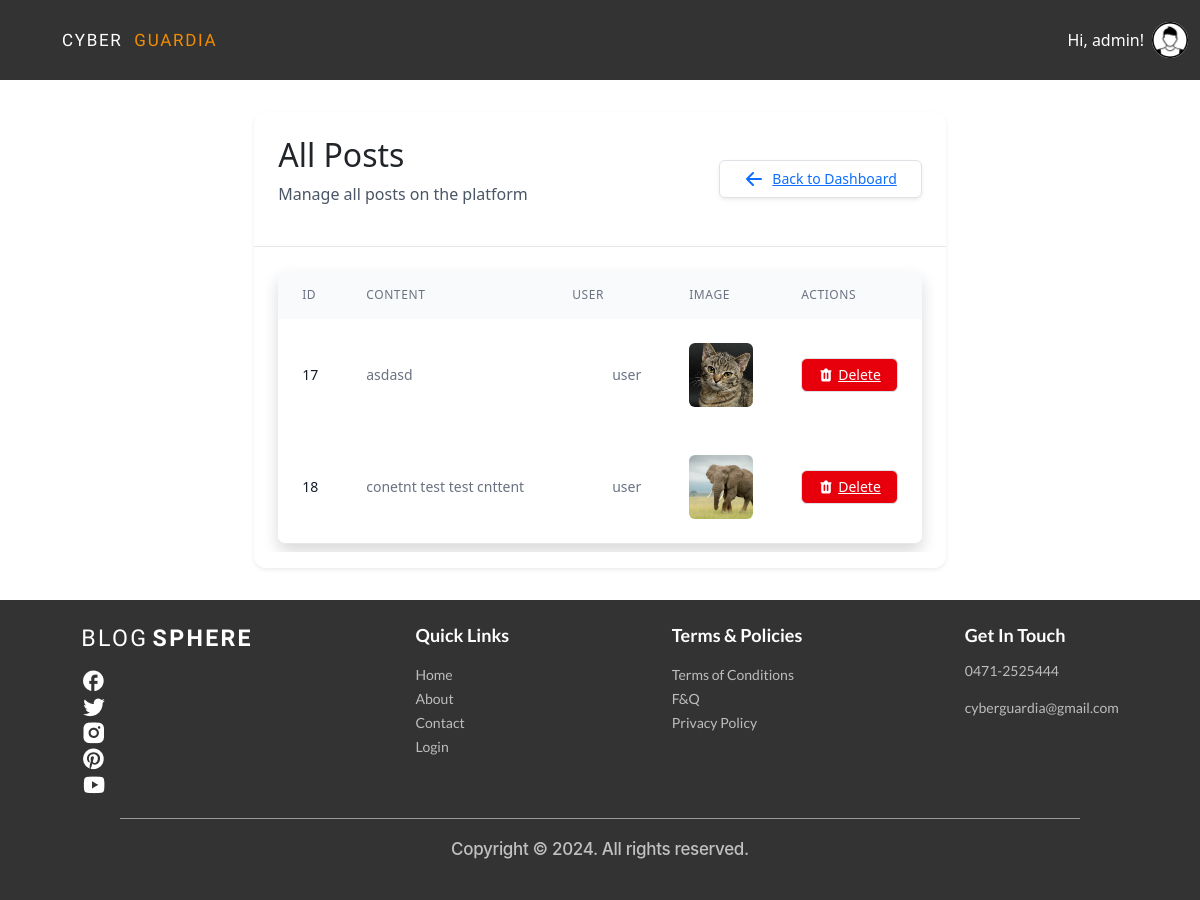
The app's page /admin_panel/posts/ (signed in) with its own data.
### account/models.py (models this page shows)
class User(AbstractUser):
    USER_TYPE_CHOICES = (
        ('normal', 'Normal User'),
        ('advertiser', 'Advertiser'),
    )
    user_type = models.CharField(max_length=20, choices=USER_TYPE_CHOICES, default='normal')

### posts/models.py (models this page shows, shortened)
class Post(models.Model):
    user = models.ForeignKey(User, on_delete=models.CASCADE)
    title = models.CharField(max_length=255, blank=True)
    content = models.TextField(blank=True)
    location = models.CharField(max_length=255, blank=True)
    image = models.ImageField(upload_to='post_images/', blank=True, null=True)
    created_at = models.DateTimeField(auto_now_add=True)

### admin_panel/views.py (the view)
# urls.py: path('posts/', views.all_posts, name='all_posts'),
@never_cache
@login_required
@user_passes_test(is_admin)
def all_posts(request):
    posts = Post.objects.all()
    return render(request, 'admin_panel/all_posts.html', {'posts': posts})

### admin_panel/views.py (called while the page is built)
def is_admin(user):
    return user.is_superuser

### admin_panel/templates/admin_panel/all_posts.html (shortened to what this page needs)
{% extends "base.html" %}
{% block content %}
<div class="max-w-7xl mx-auto px-4 sm:px-6 lg:px-8 py-8">
    <div class="bg-white dark:bg-gray-800 rounded-xl shadow-sm overflow-hidden">
        <div class="p-6 border-b border-gray-200 dark:border-gray-700 flex justify-between items-center">
            <div>
                <h2 class="text-2xl font-bold text-gray-900 dark:text-white">All Posts</h1>
                <p class="text-gray-600 dark:text-gray-400">Manage all posts on the platform</p>
            </div>
            <div>
                <a href="{% url 'admin_dashboard' %}" class="inline-flex items-center px-4 py-2 border border-gray-300 dark:border-gray-600 rounded-md shadow-sm text-sm font-medium text-gray-700 dark:text-gray-300 bg-white dark:bg-gray-800 hover:bg-gray-50 dark:hover:bg-gray-700 focus:outline-none focus:ring-2 focus:ring-offset-2 focus:ring-primary-500">
                    <svg xmlns="http://www.w3.org/2000/svg" class="h-5 w-5 mr-2" viewBox="0 0 20 20" fill="currentColor">
                        <path fill-rule="evenodd" d="M9.707 16.707a1 1 0 01-1.414 0l-6-6a1 1 0 010-1.414l6-6a1 1 0 011.414 1.414L5.414 9H17a1 1 0 110 2H5.414l4.293 4.293a1 1 0 010 1.414z" clip-rule="evenodd" />
                    </svg>
                    Back to Dashboard
                </a>
            </div>
        </div>
        <div class="p-6">
            <div class="flex flex-col">
                <div class="-my-2 overflow-x-auto sm:-mx-6 lg:-mx-8">
                    <div class="py-2 align-middle inline-block min-w-full sm:px-6 lg:px-8">
                        <div class="shadow overflow-hidden border-b border-gray-200 dark:border-gray-700 sm:rounded-lg">
                            <table class="min-w-full divide-y divide-gray-200 dark:divide-gray-700">
                                <thead class="bg-gray-50 dark:bg-gray-900">
                                    <tr>
                                        <th scope="col" class="px-6 py-3 text-left text-xs font-medium text-gray-500 dark:text-gray-400 uppercase tracking-wider">ID</th>
                                        <th scope="col" class="px-6 py-3 text-left text-xs font-medium text-gray-500 dark:text-gray-400 uppercase tracking-wider">Content</th>
                                        <th scope="col" class="px-6 py-3 text-left text-xs font-medium text-gray-500 dark:text-gray-400 uppercase tracking-wider">User</th>
                                        <th scope="col" class="px-6 py-3 text-left text-xs font-medium text-gray-500 dark:text-gray-400 uppercase tracking-wider">Image</th>
                                        <th scope="col" class="px-6 py-3 text-left text-xs font-medium text-gray-500 dark:text-gray-400 uppercase tracking-wider">Actions</th>
                                    </tr>
                                </thead>
                                <tbody class="bg-white dark:bg-gray-800 divide-y divide-gray-200 dark:divide-gray-700">
                                    {% for post in posts %}
                                    <tr class="hover:bg-gray-50 dark:hover:bg-gray-700 transition-colors duration-150">
                                        <td class="px-6 py-4 whitespace-nowrap text-sm font-medium text-gray-900 dark:text-white">{{ post.id }}</td>
                                        <td class="px-6 py-4 text-sm text-gray-500 dark:text-gray-400 max-w-md truncate">{{ post.content }}</td>
                                        <td class="px-6 py-4 whitespace-nowrap text-sm text-gray-500 dark:text-gray-400">
                                            <div class="flex items-center">
                                                <div class="h-8 w-8 rounded-full bg-primary-500 flex items-center justify-center text-white font-semibold mr-2">
                                                </div>
                                                <span>{{ post.user.username }}</span>
                                            </div>
                                        </td>
                                        <td class="px-6 py-4 whitespace-nowrap text-sm text-gray-500 dark:text-gray-400">
                                            {% if post.image %}
                                            <img class="h-16 w-16 rounded-md object-cover" src="{{ post.image.url }}" alt="Post image">
                                            {% else %}
                                            <span class="text-gray-400 dark:text-gray-500">No image</span>
                                            {% endif %}
                                        </td>
                                        <td class="px-6 py-4 whitespace-nowrap text-sm font-medium">
                                            <a href="{% url 'delete_post' post.id %}" class="inline-flex items-center px-3 py-2 border border-transparent text-sm leading-4 font-medium rounded-md text-white bg-red-600 hover:bg-red-700 focus:outline-none focus:ring-2 focus:ring-offset-2 focus:ring-red-500">
                                                Delete
                                            </a>
                                        </td>
                                    </tr>
                                    {% empty %}
                                    <tr>
                                        <td colspan="5" class="px-6 py-4 text-center text-sm text-gray-500 dark:text-gray-400">No posts found</td>
                                    </tr>
                                    {% endfor %}
                                </tbody>
                            </table>
                        </div>
                    </div>
                </div>
            </div>
        </div>
    </div>
</div>
{% endblock %}

### templates/base.html (shortened to what this page needs)
{% load static %}
<!doctype html>
<html>
    <head>
        <script src="https://cdn.jsdelivr.net/npm/@tailwindcss/browser@4"></script>
        <link
            rel="stylesheet"
            href="https://cdnjs.cloudflare.com/ajax/libs/font-awesome/6.0.0/css/all.min.css"
        />
        <link
            href="https://cdn.jsdelivr.net/npm/bootstrap@5.3.3/dist/css/bootstrap.min.css"
            rel="stylesheet"
        />
        <link
            rel="stylesheet"
            href="https://cdnjs.cloudflare.com/ajax/libs/font-awesome/6.7.2/css/fontawesome.min.css"
        />
        <link
            href="https://cdn.jsdelivr.net/npm/bootstrap-icons/font/bootstrap-icons.css"
            rel="stylesheet"
        />
        <link rel="stylesheet" href="{% static 'css/index.css' %}" />
        <link rel="stylesheet" href="font.css" />
    </head>
    <body class="min-h-screen flex flex-col">
        <nav class="navbar navbar-expand-sm">
            <div class="container-fluid">
                <a class="navbar-brand logo" href="{% url 'home' %}">
                    <span class="logo_Blog_Color">CYBER</span>&nbsp;
                    <span class="logo_color">GUARDIA</span>
                </a>
                <div class="d-flex ms-auto">
                    {% if request.user.is_authenticated %}
                    <div class="relative" id="profile-dropdown">
                        <button onclick="toggleProfileMenu()" class="flex items-center gap-2 hover:text-orange-500 transition-colors cursor-pointer">
                            <div class="flex items-center gap-2">
                                <span class="nav-link navbar_links">Hi, {{user.username}}!</span>
                                <img src="{% if user.profile.profile_image %}{{ user.profile.profile_image.url }}{% else %}{% static 'Images/images.png' %}{% endif %}" alt="Profile" class="w-9 h-9 rounded-full"/>
                            </div>
                        </button>
                    </div>
                    {% endif %}
                </div>
            </div>
        </nav>
        {% block content %}
        {% endblock content %}
        <div class="footerBG mt-auto py-4">
            <div class="footerComponents">
                <div class="footer_sec_one">
                    <p>
                        <span class="footer_blog_color">BLOG</span>
                        <span class="footer_sphere_color">SPHERE</span>
                    </p>
                    <div class="footerIcons">
                        <a href="https://www.facebook.com/login/" target="_blank" rel="noopener noreferrer">
                            <img class="IconSpacing" src="{% static 'Images/fb.png' %}" alt="Facebook"/>
                        </a>
                        <a href="https://x.com/i/flow/login?lang=en&mx=2" target="_blank" rel="noopener noreferrer">
                            <img class="IconSpacing" src="{% static 'Images/twitter.png' %}" alt="Twitter"/>
                        </a>
                        <a href="https://www.instagram.com/accounts/emailsignup/" target="_blank" rel="noopener noreferrer">
                            <img class="IconSpacing" src="{% static 'Images/insta.png' %}" alt="Instagram"/>
                        </a>
                        <a href="https://in.pinterest.com/login/" target="_blank" rel="noopener noreferrer">
                            <img class="IconSpacing" src="{% static 'Images/pinterest.png' %}" alt="Pinterest"/>
                        </a>
                        <a href="https://www.youtube.com/account" target="_blank" rel="noopener noreferrer">
                            <img class="IconSpacing" src="{% static 'Images/ytb.png' %}" alt="YouTube"/>
                        </a>
                    </div>
                </div>
                <div class="footer_sec_two">
                    <p class="footer_QuickLinks">Quick Links</p>
                    <ul>
                        <li><a class="footerList" href="/">Home</a></li>
                        <li><a class="footerList" href="/about">About</a></li>
                        <li><a class="footerList" href="/contact">Contact</a></li>
                        <li><a class="footerList" href="/login">Login</a></li>
                    </ul>
                </div>
                <div class="footer_sec_three">
                    <p class="footer_terms_and_polices">Terms & Policies</p>
                    <ul>
                        <li><a class="footerList" href="/terms-of-conditions">Terms of Conditions</a></li>
                        <li><a class="footerList" href="/f&q">F&Q</a></li>
                        <li><a class="footerList" href="/privacy-policy">Privacy Policy</a></li>
                    </ul>
                </div>
                <div class="footer_sec_four">
                    <p class="footer_get_in_touch">Get In Touch</p>
                    <ul>
                        <li class="footerList">0471-2525444</li>
                        <li class="footerList">cyberguardia@gmail.com</li>
                    </ul>
                </div>
            </div>
            <hr class="footer_bottom_line" />
            <p class="Footer_copyright">
                Copyright &copy; 2024. All rights reserved.
            </p>
        </div>
</body>
</html>

### records on screen
User: username "admin"
Post: id "17", content "asdasd", user.username "user", image (picture)
Post: id "18", content "conetnt test test cnttent", user.username "user", image (picture)
